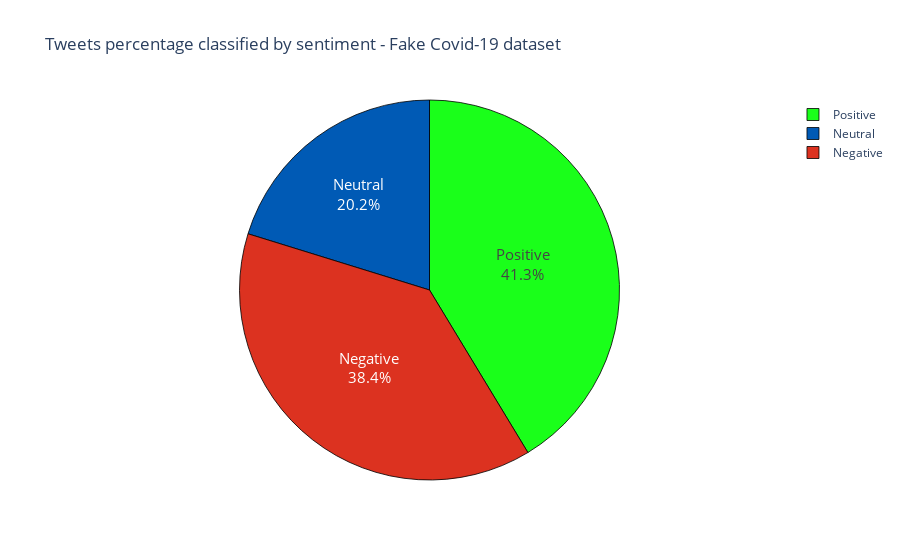

Notebook source saved alongside this figure:
### Markdown cell above
Then we have created the pie chart:

### Code cell
colors = ['#1AFF1A', '#005AB5', '#DC3220']
    
fig_fake1 = px.pie(df_fake1, values='Count', names='Category',
             title='Tweets percentage classified by sentiment - Fake Covid-19 dataset')
fig_fake1.update_traces(sort=False,textposition='inside', textinfo='percent+label',textfont_size=15,
                  marker=dict(colors=colors, line=dict(color='#000000', width=0.8)))
fig_fake1.show()

### Figure 1 — Plotly figure (JSON) as saved in the notebook; plotly's stock layout.template omitted (floating-point values rounded to 4 significant figures)
{"data": [{"domain": {"x": [0, 1], "y": [0, 1]}, "hovertemplate": "Category=%{label}<br>Count=%{value}<extra></extra>", "labels": ["Positive", "Neutral", "Negative"], "legendgroup": "", "marker": {"colors": ["#1AFF1A", "#005AB5", "#DC3220"], "line": {"color": "#000000", "width": 0.8}}, "name": "", "showlegend": true, "sort": false, "textfont": {"size": 15}, "textinfo": "percent+label", "textposition": "inside", "type": "pie", "values": [601, 294, 559]}], "layout": {"legend": {"tracegroupgap": 0}, "title": {"text": "Tweets percentage classified by sentiment - Fake Covid-19 dataset"}}}
